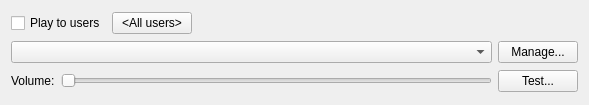
<?xml version="1.0" encoding="UTF-8"?>
<ui version="4.0">
 <class>PlaySoundBusinessActionWidget</class>
 <widget class="QWidget" name="PlaySoundBusinessActionWidget">
  <property name="geometry">
   <rect>
    <x>0</x>
    <y>0</y>
    <width>589</width>
    <height>105</height>
   </rect>
  </property>
  <property name="windowTitle">
   <string/>
  </property>
  <layout class="QVBoxLayout" name="verticalLayout">
   <item>
    <layout class="QHBoxLayout" name="horizontalLayout_2">
     <item>
      <widget class="QCheckBox" name="playToClient">
       <property name="text">
        <string>Play to users</string>
       </property>
      </widget>
     </item>
     <item>
      <widget class="QPushButton" name="selectUsersButton">
       <property name="text">
        <string notr="true">&lt;All users&gt;</string>
       </property>
      </widget>
     </item>
     <item>
      <spacer name="horizontalSpacer">
       <property name="orientation">
        <enum>Qt::Horizontal</enum>
       </property>
       <property name="sizeHint" stdset="0">
        <size>
         <width>40</width>
         <height>20</height>
        </size>
       </property>
      </spacer>
     </item>
    </layout>
   </item>
   <item>
    <layout class="QHBoxLayout" name="selectLayout" stretch="1,0">
     <item>
      <widget class="QComboBox" name="pathComboBox"/>
     </item>
     <item>
      <widget class="QPushButton" name="manageButton">
       <property name="text">
        <string>Manage...</string>
       </property>
      </widget>
     </item>
    </layout>
   </item>
   <item>
    <layout class="QHBoxLayout" name="testLayout">
     <item>
      <widget class="QLabel" name="volumeLabel">
       <property name="text">
        <string>Volume:</string>
       </property>
      </widget>
     </item>
     <item>
      <widget class="QSlider" name="volumeSlider">
       <property name="maximum">
        <number>100</number>
       </property>
       <property name="orientation">
        <enum>Qt::Horizontal</enum>
       </property>
      </widget>
     </item>
     <item>
      <widget class="QPushButton" name="testButton">
       <property name="text">
        <string>Test...</string>
       </property>
       <property name="iconSize">
        <size>
         <width>16</width>
         <height>16</height>
        </size>
       </property>
      </widget>
     </item>
    </layout>
   </item>
  </layout>
 </widget>
 <tabstops>
  <tabstop>playToClient</tabstop>
  <tabstop>selectUsersButton</tabstop>
  <tabstop>pathComboBox</tabstop>
  <tabstop>manageButton</tabstop>
  <tabstop>volumeSlider</tabstop>
  <tabstop>testButton</tabstop>
 </tabstops>
 <resources/>
 <connections/>
</ui>
